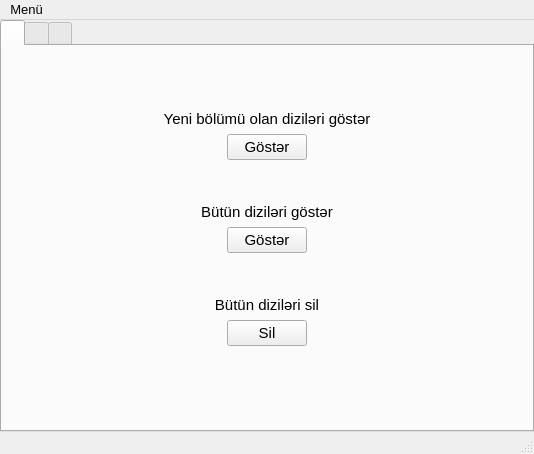
<?xml version="1.0" encoding="UTF-8"?>
<ui version="4.0">
 <class>MainWindow</class>
 <widget class="QMainWindow" name="MainWindow">
  <property name="geometry">
   <rect>
    <x>0</x>
    <y>0</y>
    <width>534</width>
    <height>454</height>
   </rect>
  </property>
  <property name="maximumSize">
   <size>
    <width>800</width>
    <height>600</height>
   </size>
  </property>
  <property name="windowTitle">
   <string>***Dizi maşını ayağınıza gəldi***</string>
  </property>
  <property name="windowIcon">
   <iconset resource="icons.qrc">
    <normaloff>:/icons/icons/Designbolts-Free-Multimedia-Film.ico</normaloff>:/icons/icons/Designbolts-Free-Multimedia-Film.ico</iconset>
  </property>
  <widget class="QWidget" name="centralwidget">
   <layout class="QGridLayout" name="gridLayout">
    <property name="leftMargin">
     <number>0</number>
    </property>
    <property name="topMargin">
     <number>0</number>
    </property>
    <property name="rightMargin">
     <number>0</number>
    </property>
    <property name="bottomMargin">
     <number>0</number>
    </property>
    <property name="spacing">
     <number>0</number>
    </property>
    <item row="1" column="0">
     <widget class="QTabWidget" name="tabWidget">
      <property name="enabled">
       <bool>true</bool>
      </property>
      <property name="currentIndex">
       <number>0</number>
      </property>
      <property name="iconSize">
       <size>
        <width>43</width>
        <height>28</height>
       </size>
      </property>
      <property name="movable">
       <bool>true</bool>
      </property>
      <widget class="QWidget" name="tab">
       <property name="enabled">
        <bool>true</bool>
       </property>
       <attribute name="icon">
        <iconset resource="icons.qrc">
         <normaloff>:/icons/icons/chapter.png</normaloff>:/icons/icons/chapter.png</iconset>
       </attribute>
       <attribute name="title">
        <string/>
       </attribute>
       <attribute name="toolTip">
        <string>Diziləri göztər</string>
       </attribute>
       <layout class="QGridLayout" name="gridLayout_3">
        <item row="0" column="0">
         <layout class="QVBoxLayout" name="verticalLayout">
          <property name="topMargin">
           <number>55</number>
          </property>
          <property name="bottomMargin">
           <number>75</number>
          </property>
          <item>
           <widget class="QLabel" name="label">
            <property name="font">
             <font>
              <pointsize>11</pointsize>
             </font>
            </property>
            <property name="text">
             <string>Yeni bölümü olan diziləri göstər</string>
            </property>
            <property name="alignment">
             <set>Qt::AlignCenter</set>
            </property>
           </widget>
          </item>
          <item>
           <layout class="QHBoxLayout" name="horizontalLayout_2">
            <item>
             <spacer name="horizontalSpacer_3">
              <property name="orientation">
               <enum>Qt::Horizontal</enum>
              </property>
              <property name="sizeHint" stdset="0">
               <size>
                <width>40</width>
                <height>20</height>
               </size>
              </property>
             </spacer>
            </item>
            <item>
             <widget class="QPushButton" name="pushButton">
              <property name="sizePolicy">
               <sizepolicy hsizetype="Preferred" vsizetype="Fixed">
                <horstretch>0</horstretch>
                <verstretch>0</verstretch>
               </sizepolicy>
              </property>
              <property name="font">
               <font>
                <pointsize>11</pointsize>
                <bold>false</bold>
               </font>
              </property>
              <property name="text">
               <string>Göstər</string>
              </property>
             </widget>
            </item>
            <item>
             <spacer name="horizontalSpacer_4">
              <property name="orientation">
               <enum>Qt::Horizontal</enum>
              </property>
              <property name="sizeHint" stdset="0">
               <size>
                <width>40</width>
                <height>20</height>
               </size>
              </property>
             </spacer>
            </item>
           </layout>
          </item>
          <item>
           <spacer name="verticalSpacer">
            <property name="orientation">
             <enum>Qt::Vertical</enum>
            </property>
            <property name="sizeHint" stdset="0">
             <size>
              <width>216</width>
              <height>61</height>
             </size>
            </property>
           </spacer>
          </item>
          <item>
           <widget class="QLabel" name="label_2">
            <property name="font">
             <font>
              <pointsize>11</pointsize>
             </font>
            </property>
            <property name="text">
             <string>Bütün diziləri göstər</string>
            </property>
            <property name="alignment">
             <set>Qt::AlignCenter</set>
            </property>
           </widget>
          </item>
          <item>
           <layout class="QHBoxLayout" name="horizontalLayout">
            <item>
             <spacer name="horizontalSpacer">
              <property name="orientation">
               <enum>Qt::Horizontal</enum>
              </property>
              <property name="sizeHint" stdset="0">
               <size>
                <width>20</width>
                <height>20</height>
               </size>
              </property>
             </spacer>
            </item>
            <item>
             <widget class="QPushButton" name="pushButton_2">
              <property name="sizePolicy">
               <sizepolicy hsizetype="Preferred" vsizetype="Preferred">
                <horstretch>0</horstretch>
                <verstretch>0</verstretch>
               </sizepolicy>
              </property>
              <property name="font">
               <font>
                <pointsize>11</pointsize>
               </font>
              </property>
              <property name="text">
               <string>Göstər</string>
              </property>
             </widget>
            </item>
            <item>
             <spacer name="horizontalSpacer_2">
              <property name="orientation">
               <enum>Qt::Horizontal</enum>
              </property>
              <property name="sizeHint" stdset="0">
               <size>
                <width>20</width>
                <height>20</height>
               </size>
              </property>
             </spacer>
            </item>
           </layout>
          </item>
          <item>
           <spacer name="verticalSpacer_2">
            <property name="orientation">
             <enum>Qt::Vertical</enum>
            </property>
            <property name="sizeType">
             <enum>QSizePolicy::Expanding</enum>
            </property>
            <property name="sizeHint" stdset="0">
             <size>
              <width>216</width>
              <height>61</height>
             </size>
            </property>
           </spacer>
          </item>
          <item>
           <widget class="QLabel" name="label_3">
            <property name="font">
             <font>
              <pointsize>11</pointsize>
             </font>
            </property>
            <property name="text">
             <string>Bütün diziləri sil</string>
            </property>
            <property name="alignment">
             <set>Qt::AlignCenter</set>
            </property>
           </widget>
          </item>
          <item>
           <layout class="QHBoxLayout" name="horizontalLayout_3">
            <item>
             <spacer name="horizontalSpacer_5">
              <property name="orientation">
               <enum>Qt::Horizontal</enum>
              </property>
              <property name="sizeHint" stdset="0">
               <size>
                <width>40</width>
                <height>20</height>
               </size>
              </property>
             </spacer>
            </item>
            <item>
             <widget class="QPushButton" name="pushButton_3">
              <property name="font">
               <font>
                <pointsize>11</pointsize>
               </font>
              </property>
              <property name="text">
               <string>Sil</string>
              </property>
             </widget>
            </item>
            <item>
             <spacer name="horizontalSpacer_6">
              <property name="orientation">
               <enum>Qt::Horizontal</enum>
              </property>
              <property name="sizeHint" stdset="0">
               <size>
                <width>40</width>
                <height>20</height>
               </size>
              </property>
             </spacer>
            </item>
           </layout>
          </item>
         </layout>
        </item>
       </layout>
      </widget>
      <widget class="QWidget" name="tab_2">
       <attribute name="icon">
        <iconset resource="icons.qrc">
         <normaloff>:/icons/icons/add-video.png</normaloff>:/icons/icons/add-video.png</iconset>
       </attribute>
       <attribute name="title">
        <string/>
       </attribute>
       <attribute name="toolTip">
        <string>Dizi əlavə elə</string>
       </attribute>
       <layout class="QGridLayout" name="gridLayout_4">
        <item row="0" column="0">
         <layout class="QVBoxLayout" name="verticalLayout_2" stretch="0,0,0,0,0,0,0">
          <property name="spacing">
           <number>16</number>
          </property>
          <property name="topMargin">
           <number>0</number>
          </property>
          <property name="bottomMargin">
           <number>55</number>
          </property>
          <item>
           <widget class="QLabel" name="label_13">
            <property name="font">
             <font>
              <pointsize>12</pointsize>
             </font>
            </property>
            <property name="text">
             <string>Dizi əlavə elə</string>
            </property>
            <property name="alignment">
             <set>Qt::AlignCenter</set>
            </property>
           </widget>
          </item>
          <item>
           <layout class="QHBoxLayout" name="horizontalLayout_5">
            <property name="spacing">
             <number>6</number>
            </property>
            <property name="rightMargin">
             <number>141</number>
            </property>
            <item>
             <widget class="QLabel" name="label_4">
              <property name="font">
               <font>
                <pointsize>11</pointsize>
               </font>
              </property>
              <property name="text">
               <string>Dizinin adın daxil edin:</string>
              </property>
             </widget>
            </item>
            <item>
             <widget class="QLineEdit" name="lineEdit">
              <property name="alignment">
               <set>Qt::AlignLeading|Qt::AlignLeft|Qt::AlignVCenter</set>
              </property>
              <property name="placeholderText">
               <string>Ad</string>
              </property>
             </widget>
            </item>
           </layout>
          </item>
          <item>
           <layout class="QHBoxLayout" name="horizontalLayout_6">
            <property name="spacing">
             <number>6</number>
            </property>
            <property name="rightMargin">
             <number>138</number>
            </property>
            <item>
             <widget class="QLabel" name="label_5">
              <property name="font">
               <font>
                <pointsize>11</pointsize>
               </font>
              </property>
              <property name="text">
               <string>Dizinin linkini daxil edin:</string>
              </property>
             </widget>
            </item>
            <item>
             <widget class="QLineEdit" name="lineEdit_2">
              <property name="placeholderText">
               <string>Link</string>
              </property>
             </widget>
            </item>
           </layout>
          </item>
          <item>
           <layout class="QHBoxLayout" name="horizontalLayout_7">
            <property name="spacing">
             <number>6</number>
            </property>
            <property name="rightMargin">
             <number>11</number>
            </property>
            <item>
             <widget class="QLabel" name="label_6">
              <property name="font">
               <font>
                <pointsize>11</pointsize>
               </font>
              </property>
              <property name="text">
               <string>Dizinin baxdığınız son sezonunu daxil edin:</string>
              </property>
             </widget>
            </item>
            <item>
             <widget class="QLineEdit" name="lineEdit_3">
              <property name="placeholderText">
               <string>Sezon</string>
              </property>
             </widget>
            </item>
           </layout>
          </item>
          <item>
           <layout class="QHBoxLayout" name="horizontalLayout_8">
            <property name="spacing">
             <number>2</number>
            </property>
            <property name="rightMargin">
             <number>9</number>
            </property>
            <item>
             <widget class="QLabel" name="label_7">
              <property name="font">
               <font>
                <pointsize>11</pointsize>
               </font>
              </property>
              <property name="text">
               <string>Dizinin baxdığınız son bölümünü daxil edin:</string>
              </property>
             </widget>
            </item>
            <item>
             <widget class="QLineEdit" name="lineEdit_4">
              <property name="placeholderText">
               <string>Bölüm</string>
              </property>
             </widget>
            </item>
           </layout>
          </item>
          <item>
           <spacer name="verticalSpacer_11">
            <property name="orientation">
             <enum>Qt::Vertical</enum>
            </property>
            <property name="sizeType">
             <enum>QSizePolicy::Preferred</enum>
            </property>
            <property name="sizeHint" stdset="0">
             <size>
              <width>20</width>
              <height>40</height>
             </size>
            </property>
           </spacer>
          </item>
          <item>
           <layout class="QHBoxLayout" name="horizontalLayout_4">
            <property name="leftMargin">
             <number>140</number>
            </property>
            <property name="rightMargin">
             <number>140</number>
            </property>
            <item>
             <widget class="QPushButton" name="pushButton_4">
              <property name="sizePolicy">
               <sizepolicy hsizetype="Preferred" vsizetype="Fixed">
                <horstretch>0</horstretch>
                <verstretch>0</verstretch>
               </sizepolicy>
              </property>
              <property name="font">
               <font>
                <pointsize>11</pointsize>
                <bold>false</bold>
               </font>
              </property>
              <property name="text">
               <string>Əlavə elə</string>
              </property>
             </widget>
            </item>
           </layout>
          </item>
         </layout>
        </item>
       </layout>
      </widget>
      <widget class="QWidget" name="tab_3">
       <attribute name="icon">
        <iconset resource="icons.qrc">
         <normaloff>:/icons/icons/search.png</normaloff>:/icons/icons/search.png</iconset>
       </attribute>
       <attribute name="title">
        <string/>
       </attribute>
       <attribute name="toolTip">
        <string>Dizi axtar</string>
       </attribute>
       <layout class="QGridLayout" name="gridLayout_2">
        <item row="0" column="0">
         <layout class="QVBoxLayout" name="verticalLayout_3">
          <property name="spacing">
           <number>0</number>
          </property>
          <property name="topMargin">
           <number>13</number>
          </property>
          <property name="rightMargin">
           <number>0</number>
          </property>
          <property name="bottomMargin">
           <number>0</number>
          </property>
          <item>
           <layout class="QHBoxLayout" name="horizontalLayout_9">
            <property name="spacing">
             <number>15</number>
            </property>
            <property name="leftMargin">
             <number>60</number>
            </property>
            <property name="rightMargin">
             <number>60</number>
            </property>
            <item>
             <widget class="QLabel" name="label_8">
              <property name="font">
               <font>
                <pointsize>11</pointsize>
               </font>
              </property>
              <property name="text">
               <string>Dizinin adını daxil edin:</string>
              </property>
             </widget>
            </item>
            <item>
             <widget class="QLineEdit" name="lineEdit_5">
              <property name="placeholderText">
               <string>Ad</string>
              </property>
             </widget>
            </item>
           </layout>
          </item>
          <item>
           <spacer name="verticalSpacer_3">
            <property name="orientation">
             <enum>Qt::Vertical</enum>
            </property>
            <property name="sizeType">
             <enum>QSizePolicy::Preferred</enum>
            </property>
            <property name="sizeHint" stdset="0">
             <size>
              <width>20</width>
              <height>60</height>
             </size>
            </property>
           </spacer>
          </item>
          <item>
           <widget class="QLabel" name="label_10">
            <property name="font">
             <font>
              <pointsize>11</pointsize>
             </font>
            </property>
            <property name="text">
             <string>Yeni bölümü olub olmadığına bax</string>
            </property>
            <property name="alignment">
             <set>Qt::AlignCenter</set>
            </property>
           </widget>
          </item>
          <item>
           <spacer name="verticalSpacer_7">
            <property name="orientation">
             <enum>Qt::Vertical</enum>
            </property>
            <property name="sizeType">
             <enum>QSizePolicy::Preferred</enum>
            </property>
            <property name="sizeHint" stdset="0">
             <size>
              <width>20</width>
              <height>26</height>
             </size>
            </property>
           </spacer>
          </item>
          <item>
           <layout class="QHBoxLayout" name="horizontalLayout_10">
            <property name="leftMargin">
             <number>160</number>
            </property>
            <property name="rightMargin">
             <number>160</number>
            </property>
            <item>
             <widget class="QPushButton" name="pushButton_5">
              <property name="font">
               <font>
                <pointsize>11</pointsize>
               </font>
              </property>
              <property name="text">
               <string>Axtar</string>
              </property>
             </widget>
            </item>
           </layout>
          </item>
          <item>
           <spacer name="verticalSpacer_4">
            <property name="orientation">
             <enum>Qt::Vertical</enum>
            </property>
            <property name="sizeHint" stdset="0">
             <size>
              <width>20</width>
              <height>40</height>
             </size>
            </property>
           </spacer>
          </item>
          <item>
           <widget class="QLabel" name="label_11">
            <property name="font">
             <font>
              <pointsize>11</pointsize>
             </font>
            </property>
            <property name="text">
             <string>Diziyi göstər</string>
            </property>
            <property name="alignment">
             <set>Qt::AlignCenter</set>
            </property>
           </widget>
          </item>
          <item>
           <spacer name="verticalSpacer_8">
            <property name="orientation">
             <enum>Qt::Vertical</enum>
            </property>
            <property name="sizeType">
             <enum>QSizePolicy::Preferred</enum>
            </property>
            <property name="sizeHint" stdset="0">
             <size>
              <width>20</width>
              <height>26</height>
             </size>
            </property>
           </spacer>
          </item>
          <item>
           <layout class="QHBoxLayout" name="horizontalLayout_13">
            <property name="leftMargin">
             <number>160</number>
            </property>
            <property name="rightMargin">
             <number>160</number>
            </property>
            <item>
             <widget class="QPushButton" name="pushButton_7">
              <property name="font">
               <font>
                <pointsize>11</pointsize>
               </font>
              </property>
              <property name="text">
               <string>Göstər</string>
              </property>
             </widget>
            </item>
           </layout>
          </item>
          <item>
           <spacer name="verticalSpacer_5">
            <property name="orientation">
             <enum>Qt::Vertical</enum>
            </property>
            <property name="sizeHint" stdset="0">
             <size>
              <width>20</width>
              <height>40</height>
             </size>
            </property>
           </spacer>
          </item>
          <item>
           <widget class="QLabel" name="label_9">
            <property name="font">
             <font>
              <pointsize>11</pointsize>
             </font>
            </property>
            <property name="text">
             <string>Diziyi güncəllə</string>
            </property>
            <property name="alignment">
             <set>Qt::AlignCenter</set>
            </property>
           </widget>
          </item>
          <item>
           <spacer name="verticalSpacer_9">
            <property name="orientation">
             <enum>Qt::Vertical</enum>
            </property>
            <property name="sizeType">
             <enum>QSizePolicy::Preferred</enum>
            </property>
            <property name="sizeHint" stdset="0">
             <size>
              <width>20</width>
              <height>26</height>
             </size>
            </property>
           </spacer>
          </item>
          <item>
           <layout class="QHBoxLayout" name="horizontalLayout_15">
            <property name="leftMargin">
             <number>160</number>
            </property>
            <property name="rightMargin">
             <number>160</number>
            </property>
            <item>
             <widget class="QPushButton" name="pushButton_6">
              <property name="font">
               <font>
                <pointsize>11</pointsize>
               </font>
              </property>
              <property name="text">
               <string>Güncəllə</string>
              </property>
             </widget>
            </item>
           </layout>
          </item>
          <item>
           <spacer name="verticalSpacer_6">
            <property name="orientation">
             <enum>Qt::Vertical</enum>
            </property>
            <property name="sizeHint" stdset="0">
             <size>
              <width>20</width>
              <height>40</height>
             </size>
            </property>
           </spacer>
          </item>
          <item>
           <widget class="QLabel" name="label_12">
            <property name="font">
             <font>
              <pointsize>11</pointsize>
             </font>
            </property>
            <property name="text">
             <string>Diziyi sil</string>
            </property>
            <property name="alignment">
             <set>Qt::AlignCenter</set>
            </property>
           </widget>
          </item>
          <item>
           <spacer name="verticalSpacer_10">
            <property name="orientation">
             <enum>Qt::Vertical</enum>
            </property>
            <property name="sizeType">
             <enum>QSizePolicy::Preferred</enum>
            </property>
            <property name="sizeHint" stdset="0">
             <size>
              <width>20</width>
              <height>26</height>
             </size>
            </property>
           </spacer>
          </item>
          <item>
           <layout class="QHBoxLayout" name="horizontalLayout_16">
            <property name="leftMargin">
             <number>160</number>
            </property>
            <property name="rightMargin">
             <number>160</number>
            </property>
            <item>
             <widget class="QPushButton" name="pushButton_8">
              <property name="font">
               <font>
                <pointsize>11</pointsize>
               </font>
              </property>
              <property name="text">
               <string>Sil</string>
              </property>
             </widget>
            </item>
           </layout>
          </item>
         </layout>
        </item>
       </layout>
      </widget>
     </widget>
    </item>
   </layout>
  </widget>
  <widget class="QMenuBar" name="menubar">
   <property name="geometry">
    <rect>
     <x>0</x>
     <y>0</y>
     <width>534</width>
     <height>24</height>
    </rect>
   </property>
   <property name="font">
    <font>
     <pointsize>10</pointsize>
    </font>
   </property>
   <widget class="QMenu" name="menuMen">
    <property name="font">
     <font>
      <pointsize>9</pointsize>
     </font>
    </property>
    <property name="title">
     <string>Menü</string>
    </property>
    <addaction name="actionGitHub"/>
    <addaction name="actionHaqq_nda"/>
   </widget>
   <addaction name="menuMen"/>
  </widget>
  <widget class="QStatusBar" name="statusbar"/>
  <action name="actionGitHub">
   <property name="icon">
    <iconset resource="icons.qrc">
     <normaloff>:/icons/icons/Papirus-Team-Papirus-Apps-Github.ico</normaloff>:/icons/icons/Papirus-Team-Papirus-Apps-Github.ico</iconset>
   </property>
   <property name="text">
    <string>GitHub</string>
   </property>
  </action>
  <action name="actionHaqq_nda">
   <property name="icon">
    <iconset resource="icons.qrc">
     <normaloff>:/icons/icons/info.png</normaloff>:/icons/icons/info.png</iconset>
   </property>
   <property name="text">
    <string>Haqqında</string>
   </property>
  </action>
 </widget>
 <resources>
  <include location="icons.qrc"/>
 </resources>
 <connections/>
</ui>
